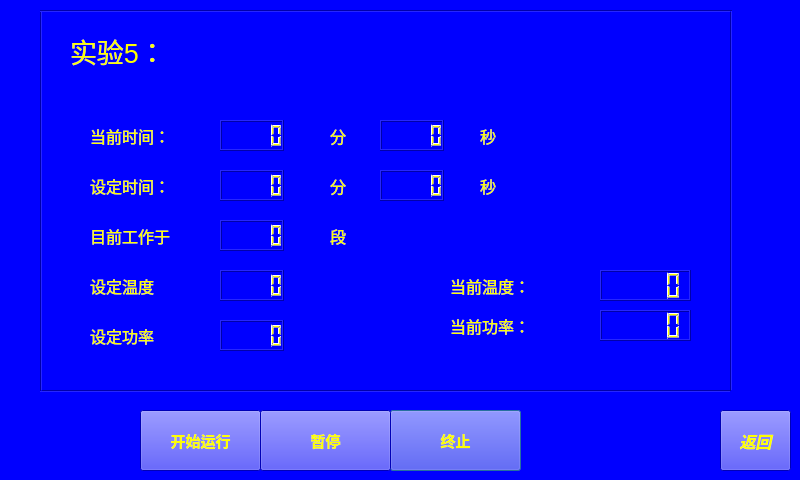
<?xml version="1.0" encoding="UTF-8"?>
<ui version="4.0">
 <class>Running_5</class>
 <widget class="QDialog" name="Running_5">
  <property name="geometry">
   <rect>
    <x>0</x>
    <y>0</y>
    <width>800</width>
    <height>480</height>
   </rect>
  </property>
  <property name="windowTitle">
   <string>Dialog</string>
  </property>
  <property name="styleSheet">
   <string notr="true">color: rgb(255, 255, 0);
background-color: rgb(0, 0, 255);</string>
  </property>
  <widget class="QLabel" name="label_4">
   <property name="geometry">
    <rect>
     <x>90</x>
     <y>220</y>
     <width>81</width>
     <height>31</height>
    </rect>
   </property>
   <property name="font">
    <font>
     <pointsize>12</pointsize>
     <weight>50</weight>
     <bold>false</bold>
    </font>
   </property>
   <property name="text">
    <string>目前工作于</string>
   </property>
  </widget>
  <widget class="QPushButton" name="pushButton_3">
   <property name="geometry">
    <rect>
     <x>390</x>
     <y>410</y>
     <width>131</width>
     <height>61</height>
    </rect>
   </property>
   <property name="font">
    <font>
     <pointsize>11</pointsize>
     <weight>75</weight>
     <bold>true</bold>
    </font>
   </property>
   <property name="text">
    <string>终止</string>
   </property>
  </widget>
  <widget class="QLabel" name="label_3">
   <property name="geometry">
    <rect>
     <x>90</x>
     <y>170</y>
     <width>81</width>
     <height>31</height>
    </rect>
   </property>
   <property name="font">
    <font>
     <pointsize>12</pointsize>
     <weight>50</weight>
     <bold>false</bold>
    </font>
   </property>
   <property name="text">
    <string>设定时间：</string>
   </property>
  </widget>
  <widget class="QPushButton" name="pushButton_4">
   <property name="geometry">
    <rect>
     <x>720</x>
     <y>410</y>
     <width>71</width>
     <height>61</height>
    </rect>
   </property>
   <property name="font">
    <font>
     <pointsize>12</pointsize>
     <weight>75</weight>
     <italic>true</italic>
     <bold>true</bold>
     <underline>false</underline>
     <strikeout>false</strikeout>
    </font>
   </property>
   <property name="text">
    <string>返回</string>
   </property>
  </widget>
  <widget class="QLabel" name="label_7">
   <property name="geometry">
    <rect>
     <x>330</x>
     <y>120</y>
     <width>21</width>
     <height>31</height>
    </rect>
   </property>
   <property name="font">
    <font>
     <pointsize>12</pointsize>
     <weight>50</weight>
     <bold>false</bold>
    </font>
   </property>
   <property name="text">
    <string>分</string>
   </property>
  </widget>
  <widget class="QLabel" name="label_10">
   <property name="geometry">
    <rect>
     <x>480</x>
     <y>120</y>
     <width>21</width>
     <height>31</height>
    </rect>
   </property>
   <property name="font">
    <font>
     <pointsize>12</pointsize>
     <weight>50</weight>
     <bold>false</bold>
    </font>
   </property>
   <property name="text">
    <string>秒</string>
   </property>
  </widget>
  <widget class="QLabel" name="label">
   <property name="geometry">
    <rect>
     <x>70</x>
     <y>30</y>
     <width>191</width>
     <height>41</height>
    </rect>
   </property>
   <property name="font">
    <font>
     <pointsize>20</pointsize>
    </font>
   </property>
   <property name="text">
    <string>实验5：</string>
   </property>
  </widget>
  <widget class="QLCDNumber" name="lcdNumber_3">
   <property name="geometry">
    <rect>
     <x>220</x>
     <y>220</y>
     <width>64</width>
     <height>31</height>
    </rect>
   </property>
  </widget>
  <widget class="QLabel" name="label_13">
   <property name="geometry">
    <rect>
     <x>450</x>
     <y>310</y>
     <width>81</width>
     <height>31</height>
    </rect>
   </property>
   <property name="font">
    <font>
     <pointsize>12</pointsize>
     <weight>50</weight>
     <bold>false</bold>
    </font>
   </property>
   <property name="text">
    <string>当前功率：</string>
   </property>
  </widget>
  <widget class="QLCDNumber" name="lcdNumber_5">
   <property name="geometry">
    <rect>
     <x>220</x>
     <y>320</y>
     <width>64</width>
     <height>31</height>
    </rect>
   </property>
  </widget>
  <widget class="QPushButton" name="pushButton">
   <property name="geometry">
    <rect>
     <x>140</x>
     <y>410</y>
     <width>121</width>
     <height>61</height>
    </rect>
   </property>
   <property name="font">
    <font>
     <pointsize>11</pointsize>
     <weight>75</weight>
     <bold>true</bold>
    </font>
   </property>
   <property name="text">
    <string>开始运行</string>
   </property>
  </widget>
  <widget class="QLCDNumber" name="lcdNumber_7">
   <property name="geometry">
    <rect>
     <x>380</x>
     <y>170</y>
     <width>64</width>
     <height>31</height>
    </rect>
   </property>
  </widget>
  <widget class="QLabel" name="label_11">
   <property name="geometry">
    <rect>
     <x>480</x>
     <y>170</y>
     <width>21</width>
     <height>31</height>
    </rect>
   </property>
   <property name="font">
    <font>
     <pointsize>12</pointsize>
     <weight>50</weight>
     <bold>false</bold>
    </font>
   </property>
   <property name="text">
    <string>秒</string>
   </property>
  </widget>
  <widget class="QLabel" name="label_2">
   <property name="geometry">
    <rect>
     <x>90</x>
     <y>120</y>
     <width>81</width>
     <height>31</height>
    </rect>
   </property>
   <property name="font">
    <font>
     <pointsize>12</pointsize>
     <weight>50</weight>
     <bold>false</bold>
    </font>
   </property>
   <property name="text">
    <string>当前时间：</string>
   </property>
  </widget>
  <widget class="QLabel" name="label_9">
   <property name="geometry">
    <rect>
     <x>330</x>
     <y>220</y>
     <width>21</width>
     <height>31</height>
    </rect>
   </property>
   <property name="font">
    <font>
     <pointsize>12</pointsize>
     <weight>50</weight>
     <bold>false</bold>
    </font>
   </property>
   <property name="text">
    <string>段</string>
   </property>
  </widget>
  <widget class="QLabel" name="label_8">
   <property name="geometry">
    <rect>
     <x>330</x>
     <y>170</y>
     <width>21</width>
     <height>31</height>
    </rect>
   </property>
   <property name="font">
    <font>
     <pointsize>12</pointsize>
     <weight>50</weight>
     <bold>false</bold>
    </font>
   </property>
   <property name="text">
    <string>分</string>
   </property>
  </widget>
  <widget class="QLCDNumber" name="lcdNumber_9">
   <property name="geometry">
    <rect>
     <x>600</x>
     <y>310</y>
     <width>91</width>
     <height>31</height>
    </rect>
   </property>
  </widget>
  <widget class="QLCDNumber" name="lcdNumber_6">
   <property name="geometry">
    <rect>
     <x>380</x>
     <y>120</y>
     <width>64</width>
     <height>31</height>
    </rect>
   </property>
  </widget>
  <widget class="QLCDNumber" name="lcdNumber_2">
   <property name="geometry">
    <rect>
     <x>220</x>
     <y>170</y>
     <width>64</width>
     <height>31</height>
    </rect>
   </property>
  </widget>
  <widget class="QLabel" name="label_6">
   <property name="geometry">
    <rect>
     <x>90</x>
     <y>320</y>
     <width>81</width>
     <height>31</height>
    </rect>
   </property>
   <property name="font">
    <font>
     <pointsize>12</pointsize>
     <weight>50</weight>
     <bold>false</bold>
    </font>
   </property>
   <property name="text">
    <string>设定功率</string>
   </property>
  </widget>
  <widget class="QLabel" name="label_12">
   <property name="geometry">
    <rect>
     <x>450</x>
     <y>270</y>
     <width>81</width>
     <height>31</height>
    </rect>
   </property>
   <property name="font">
    <font>
     <pointsize>12</pointsize>
     <weight>50</weight>
     <bold>false</bold>
    </font>
   </property>
   <property name="text">
    <string>当前温度：</string>
   </property>
  </widget>
  <widget class="QPushButton" name="pushButton_2">
   <property name="geometry">
    <rect>
     <x>260</x>
     <y>410</y>
     <width>131</width>
     <height>61</height>
    </rect>
   </property>
   <property name="font">
    <font>
     <pointsize>11</pointsize>
     <weight>75</weight>
     <bold>true</bold>
    </font>
   </property>
   <property name="text">
    <string>暂停</string>
   </property>
  </widget>
  <widget class="QLCDNumber" name="lcdNumber_4">
   <property name="geometry">
    <rect>
     <x>220</x>
     <y>270</y>
     <width>64</width>
     <height>31</height>
    </rect>
   </property>
  </widget>
  <widget class="QLabel" name="label_5">
   <property name="geometry">
    <rect>
     <x>90</x>
     <y>270</y>
     <width>81</width>
     <height>31</height>
    </rect>
   </property>
   <property name="font">
    <font>
     <pointsize>12</pointsize>
     <weight>50</weight>
     <bold>false</bold>
    </font>
   </property>
   <property name="text">
    <string>设定温度</string>
   </property>
  </widget>
  <widget class="QLCDNumber" name="lcdNumber_8">
   <property name="geometry">
    <rect>
     <x>600</x>
     <y>270</y>
     <width>91</width>
     <height>31</height>
    </rect>
   </property>
  </widget>
  <widget class="QLCDNumber" name="lcdNumber">
   <property name="geometry">
    <rect>
     <x>220</x>
     <y>120</y>
     <width>64</width>
     <height>31</height>
    </rect>
   </property>
  </widget>
  <widget class="Line" name="line">
   <property name="geometry">
    <rect>
     <x>40</x>
     <y>390</y>
     <width>691</width>
     <height>2</height>
    </rect>
   </property>
   <property name="orientation">
    <enum>Qt::Horizontal</enum>
   </property>
  </widget>
  <widget class="Line" name="line_4">
   <property name="geometry">
    <rect>
     <x>730</x>
     <y>10</y>
     <width>2</width>
     <height>381</height>
    </rect>
   </property>
   <property name="orientation">
    <enum>Qt::Vertical</enum>
   </property>
  </widget>
  <widget class="Line" name="line_2">
   <property name="geometry">
    <rect>
     <x>40</x>
     <y>10</y>
     <width>2</width>
     <height>381</height>
    </rect>
   </property>
   <property name="orientation">
    <enum>Qt::Vertical</enum>
   </property>
  </widget>
  <widget class="Line" name="line_3">
   <property name="geometry">
    <rect>
     <x>40</x>
     <y>10</y>
     <width>691</width>
     <height>2</height>
    </rect>
   </property>
   <property name="orientation">
    <enum>Qt::Horizontal</enum>
   </property>
  </widget>
 </widget>
 <resources/>
 <connections/>
</ui>
